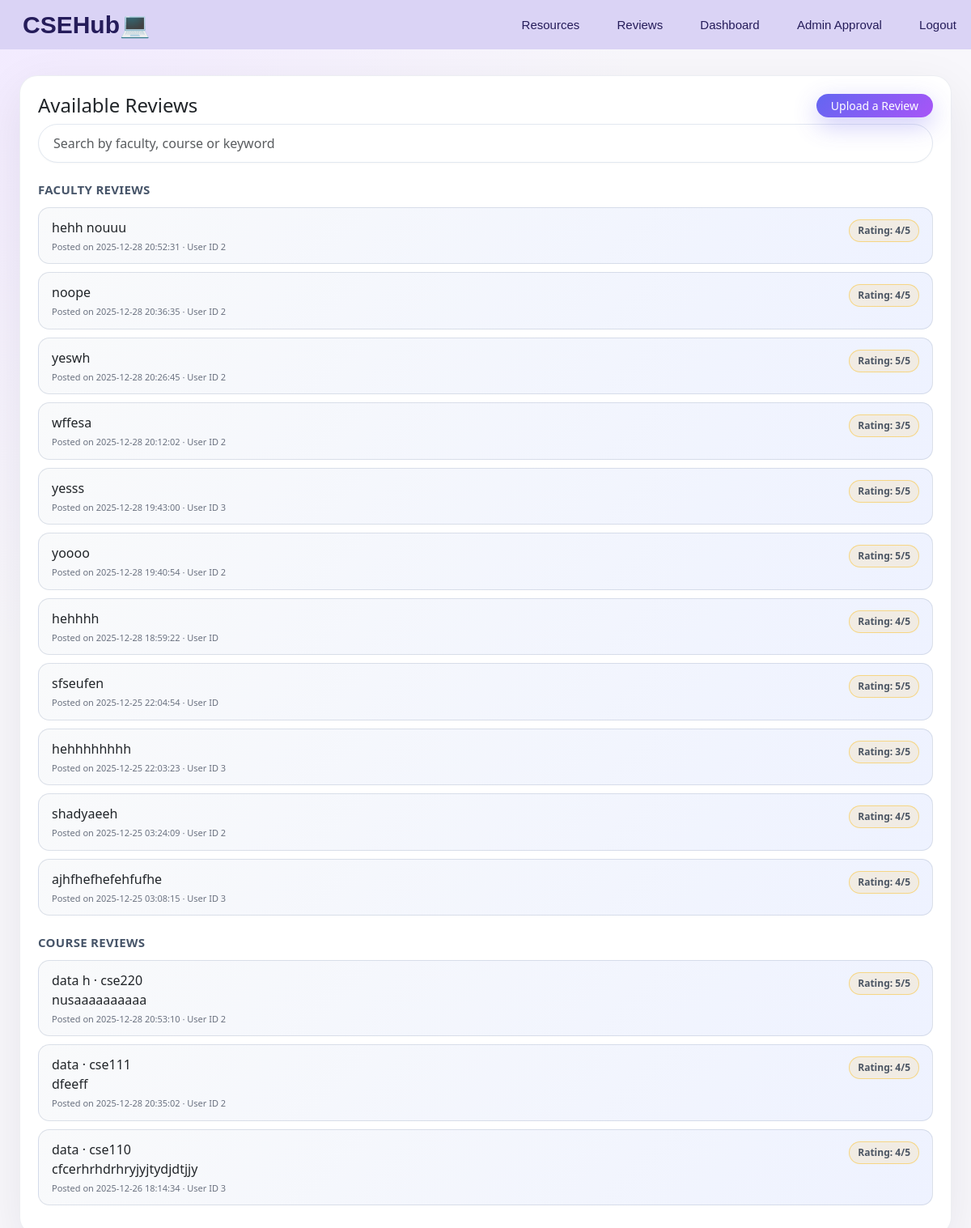
The app's page /review.php (signed in) with its own data.
### tables this page shows
CREATE TABLE `review` (
  `ReviewID` int(11) NOT NULL,
  `review_type` enum('faculty','course') NOT NULL DEFAULT 'faculty',
  `target_name` varchar(255) DEFAULT NULL,
  `course_code` varchar(50) DEFAULT NULL,
  `Review_Text` text DEFAULT NULL,
  `Rating_Score` int(11) DEFAULT NULL CHECK (`Rating_Score` between 1 and 5),
  `Review_Date` datetime DEFAULT current_timestamp(),
  `Reviewer_ID` int(11) DEFAULT NULL
);

### review.php (the view, shortened to what this page needs)
<?php
require_once 'config.php';
$search = isset($_GET['q']) ? trim($_GET['q']) : '';
$searchLike = '%' . $search . '%';
$stmt = $conn->prepare("
    SELECT ReviewID, review_type, target_name, course_code, Review_Text,
           Rating_Score, Review_Date, Reviewer_ID
    FROM review
    WHERE review_type = 'faculty'
      AND (
          target_name   LIKE ?
          OR course_code LIKE ?
          OR Review_Text LIKE ?
      )
    ORDER BY Review_Date DESC
    LIMIT 20
");
$stmt->bind_param('sss', $searchLike, $searchLike, $searchLike);
$stmt->execute();
$facultyReviews = $stmt->get_result();
$stmt = $conn->prepare("
    SELECT ReviewID, review_type, target_name, course_code, Review_Text,
           Rating_Score, Review_Date, Reviewer_ID
    FROM review
    WHERE review_type = 'course'
      AND (
          target_name   LIKE ?
          OR course_code LIKE ?
          OR Review_Text LIKE ?
      )
    ORDER BY Review_Date DESC
    LIMIT 20
");
$stmt->bind_param('sss', $searchLike, $searchLike, $searchLike);
$stmt->execute();
$courseReviews = $stmt->get_result();
?>
<!DOCTYPE html>
<html lang="en">
<head>
    <link href="https://cdn.jsdelivr.net/npm/bootstrap@5.3.2/dist/css/bootstrap.min.css" rel="stylesheet">
</head>
<body>
<?php include 'header.php'; ?>
<main class="page-wrapper">
    <div class="reviews-card">
        <div class="d-flex justify-content-between align-items-center mb-2">
            <h4 class="mb-0">Available Reviews</h4>
            <a href="upload_review.php" class="btn btn-sm btn-primary" style="border-radius:999px;">Upload a Review</a>
        </div>
        <form method="get" action="review.php">
            <input
                type="text"
                name="q"
                class="form-control search-input"
                placeholder="Search by faculty, course or keyword"
                value="<?php echo htmlspecialchars($search); ?>"
            >
        </form>
        <div class="section-title">Faculty reviews</div>
        <?php if ($facultyReviews->num_rows > 0): ?>
            <?php while ($row = $facultyReviews->fetch_assoc()): ?>
                <div class="review-item">
                    <div>
                        <div><?php echo htmlspecialchars($row['Review_Text']); ?></div>
                        <div class="review-meta">
                            Posted on <?php echo htmlspecialchars($row['Review_Date']); ?>
                            · User ID <?php echo htmlspecialchars($row['Reviewer_ID']); ?>
                        </div>
                    </div>
                    <div class="rating-text">
                        Rating: <?php echo (int)$row['Rating_Score']; ?>/5
                    </div>
                </div>
            <?php endwhile; ?>
        <?php else: ?>
            <div class="text-muted small">No faculty reviews yet.</div>
        <?php endif; ?>
        <div class="section-title">Course reviews</div>
        <?php if ($courseReviews->num_rows > 0): ?>
            <?php while ($row = $courseReviews->fetch_assoc()): ?>
                <div class="review-item">
                    <div>
                        <div><?php echo htmlspecialchars($row['target_name']); ?> · <?php echo htmlspecialchars($row['course_code']); ?></div>
                        <div><?php echo htmlspecialchars($row['Review_Text']); ?></div>
                        <div class="review-meta">
                            Posted on <?php echo htmlspecialchars($row['Review_Date']); ?>
                            · User ID <?php echo htmlspecialchars($row['Reviewer_ID']); ?>
                        </div>
                    </div>
                    <div class="rating-text">
                        Rating: <?php echo (int)$row['Rating_Score']; ?>/5
                    </div>
                </div>
            <?php endwhile; ?>
        <?php else: ?>
            <div class="text-muted small">No course reviews yet.</div>
        <?php endif; ?>
    </div>
</main>
</body>
</html>

### review.php (style rules this page uses)
body { background: radial-gradient(circle at top left, #f2eaff 0, #f8f7fb 40%, #f8f7fb 100%); font-family: system-ui,-apple-system,BlinkMacSystemFont,"Segoe UI",sans-serif; scroll-behavior:smooth; }
.page-wrapper { max-width:1200px; margin:32px auto 48px; padding:0 24px; animation: fadeUp 0.5s ease-out; }
.reviews-card { background:#ffffff; border-radius:22px; padding:22px 22px 26px; box-shadow:0 18px 60px rgba(15, 23, 42, 0.08); border:1px solid rgba(148, 163, 184, 0.18); backdrop-filter: blur(8px); transition:transform 0.25s ease, box-shadow 0.25s ease; }
.section-title { font-size:15px; font-weight:600; margin-top:22px; margin-bottom:10px; color:#475569; letter-spacing:0.02em; text-transform:uppercase; }
.search-input { border-radius:999px; border:1px solid #e2e8f0; padding:11px 18px; margin-bottom:16px; box-shadow:0 1px 2px rgba(15,23,42,0.03); transition:border-color 0.2s ease, box-shadow 0.2s ease, transform 0.15s ease; }
.review-item { padding:12px 16px; border-radius:14px; background:linear-gradient(135deg, #f9fafb 0, #eef2ff 100%); margin-bottom:10px; display:flex; justify-content:space-between; align-items:flex-start; border:1px solid rgba(148,163,184,0.3); transition:transform 0.2s ease, box-shadow 0.2s ease, border-color 0.2s ease, background 0.2s ease; position:relative; overflow:hidden; }
.review-item::before { content:""; position:absolute; inset:0; opacity:0; background:radial-gradient(circle at top left, rgba(139,92,246,0.14), transparent 60%); transition:opacity 0.25s ease; pointer-events:none; }
.review-meta { font-size:11px; color:#6b7280; margin-top:4px; }
.rating-text { font-size:12px; color:#4b5563; font-weight:600; padding:4px 10px; border-radius:999px; background:rgba(251, 191, 36, 0.12); border:1px solid rgba(251, 191, 36, 0.5); align-self:flex-start; transform:translateY(2px); }
.btn.btn-primary { background:linear-gradient(135deg,#6366f1,#a855f7); border:none; border-radius:999px; padding-inline:18px; box-shadow:0 10px 30px rgba(88, 80, 236, 0.3); transition:transform 0.2s ease, box-shadow 0.2s ease, filter 0.15s ease; }
.review-item { animation: reviewIn 0.35s ease-out; }

### records on screen
review: Review_Text "hehh nouuu", Review_Date "2025-12-28 20:52:31", Reviewer_ID "2", Rating_Score "4"
review: Review_Text "noope", Review_Date "2025-12-28 20:36:35", Reviewer_ID "2", Rating_Score "4"
review: Review_Text "yeswh", Review_Date "2025-12-28 20:26:45", Reviewer_ID "2", Rating_Score "5"
review: Review_Text "wffesa", Review_Date "2025-12-28 20:12:02", Reviewer_ID "2", Rating_Score "3"
review: Review_Text "yesss", Review_Date "2025-12-28 19:43:00", Reviewer_ID "3", Rating_Score "5"
review: Review_Text "yoooo", Review_Date "2025-12-28 19:40:54", Reviewer_ID "2", Rating_Score "5"
review: Review_Text "hehhhh", Review_Date "2025-12-28 18:59:22", Rating_Score "4"
review: Review_Text "sfseufen", Review_Date "2025-12-25 22:04:54", Rating_Score "5"
review: Review_Text "hehhhhhhhh", Review_Date "2025-12-25 22:03:23", Reviewer_ID "3", Rating_Score "3"
review: Review_Text "shadyaeeh", Review_Date "2025-12-25 03:24:09", Reviewer_ID "2", Rating_Score "4"
review: Review_Text "ajhfhefhefehfufhe", Review_Date "2025-12-25 03:08:15", Reviewer_ID "3", Rating_Score "4"
review: target_name "data h", course_code "cse220", Review_Text "nusaaaaaaaaaa", Review_Date "2025-12-28 20:53:10", Reviewer_ID "2", Rating_Score "5"
review: target_name "data", course_code "cse111", Review_Text "dfeeff", Review_Date "2025-12-28 20:35:02", Reviewer_ID "2", Rating_Score "4"
review: target_name "data", course_code "cse110", Review_Text "cfcerhrhdrhryjyjtydjdtjjy", Review_Date "2025-12-26 18:14:34", Reviewer_ID "3", Rating_Score "4"
